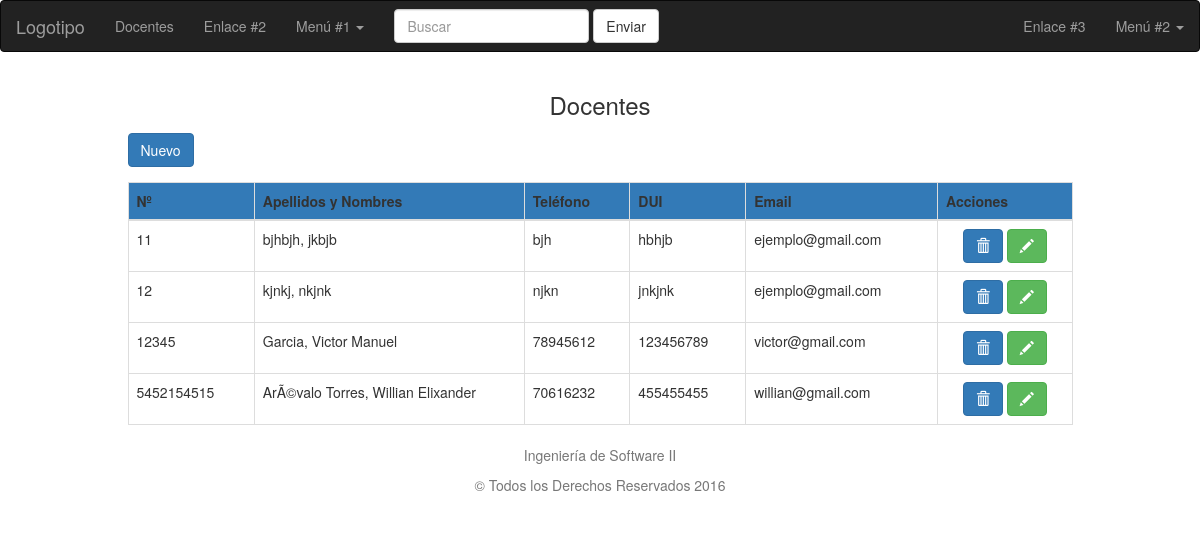
/form/index.php, run on the app's committed database.
### tables this page shows
CREATE TABLE IF NOT EXISTS `docentes` (
  `id_docente` varchar(10) NOT NULL DEFAULT '',
  `nombre` varchar(35) NOT NULL,
  `apellido` varchar(35) NOT NULL,
  `direccion` varchar(50) NOT NULL,
  `telefono` varchar(9) NOT NULL,
  `dui` varchar(10) NOT NULL,
  `cargo` varchar(25) NOT NULL,
  `email` varchar(50) NOT NULL,
  `estado` varchar(5) NOT NULL,
  `fecha_registro` date NOT NULL,
  `password` varchar(80) NOT NULL,
  PRIMARY KEY (`id_docente`)
);

### form/index.php (the view, shortened to what this page needs)
<!doctype html>
<html>
<head>
<link rel="stylesheet"   type="text/css" href="../css/bootstrap.css" >
</head>
<body>
<nav class="navbar navbar-inverse" role="navigation">
  <div class="navbar-header">
    <a class="navbar-brand" href="#">Logotipo</a>
  </div>
  <div class="collapse navbar-collapse navbar-ex1-collapse">
    <ul class="nav navbar-nav">
      <li><a href="index.php">Docentes</a></li>
      <li><a href="#">Enlace #2</a></li>
      <li class="dropdown">
        <a href="#" class="dropdown-toggle" data-toggle="dropdown">
          Menú #1 <b class="caret"></b>
        </a>
      </li>
    </ul>
    <form class="navbar-form navbar-left" role="search">
      <div class="form-group">
        <input type="text" class="form-control" placeholder="Buscar">
      </div>
      <button type="submit" class="btn btn-default">Enviar</button>
    </form>
    <ul class="nav navbar-nav navbar-right">
      <li><a href="#">Enlace #3</a></li>
      <li class="dropdown">
        <a href="#" class="dropdown-toggle" data-toggle="dropdown">
          Menú #2 <b class="caret"></b>
        </a>
      </li>
    </ul>
  </div>
</nav>
        <div class="container">
        	<div class="row">
            	<div class="col-lg-10 col-md-10 col-sm-10 col-lg-offset-1 col-md-offset-1 col-sm-offset-1">
                <div align="center"><label><h3>Docentes</h3></label></div>
                <div class="form-group">
                <a href="insert_docentes.php" class="btn btn-primary">Nuevo</a>
                	</div>
				  <div class="table-responsive ">
				      <table class="table table-hover table-bordered" id="example">
				                                 <thead>
				                                    <tr bgcolor="#337ab7">
				                                        <th>Nº</th>
				                                        <th>Apellidos y Nombres</th>
				                                        <th>Teléfono</th>
				                                        <th>DUI</th>
				                                        <th>Email</th>
                                                        <th align="center">Acciones</th>
				                                     </tr>
				                                </thead>
				                                <tbody>
				                                  <?php $user_query=mysql_query("SELECT * FROM docentes ")or die(mysql_error());
				                  while($row=mysql_fetch_array($user_query)){
				                    ;?>
				                                  <tr>
				                                    <td><?php echo $row['id_docente']; ?> </td>
				                                    <td width="270"><?php echo $row['apellido']; ?>, <?php echo $row['nombre']; ?> </td>
				                                    <td><?php echo $row['telefono']; ?></td>
				                                    <td><?php echo $row['dui']; ?></td>
				                                    <td><?php echo $row['email']; ?></td>
                                                    <td align="center">
				                                   <a  title="Eliminar" class="btn btn-primary"><i class="glyphicon glyphicon-trash"></i> </a>
												   <a title="Modificar" class="btn btn-success"><i class="glyphicon glyphicon-pencil"></i></a>
													</td>
				                                 </tr>
				                  <?php } ?>
				                                </tbody>
				                            </table>
				      </div>
                       <p align="center" class="text-muted">Ingeniería de Software II
                          </p>
                          <p align="center" class="text-muted">&copy; Todos los Derechos Reservados 2016
                          </p>
              </div>
            </div>
        </div>
</body>
</html>

### data on the page
docentes: id_docente "11", apellido "bjhbjh", nombre "jkbjb", telefono "bjh", dui "hbhjb", email "ejemplo@gmail.com"
docentes: id_docente "12", apellido "kjnkj", nombre "nkjnk", telefono "njkn", dui "jnkjnk", email "ejemplo@gmail.com"
docentes: id_docente "12345", apellido "Garcia", nombre "Victor Manuel", telefono "78945612", dui "123456789", email "victor@gmail.com"
docentes: id_docente "5452154515", apellido "ArÃ©valo Torres", nombre "Willian Elixander", telefono "70616232", dui "455455455", email "willian@gmail.com"
